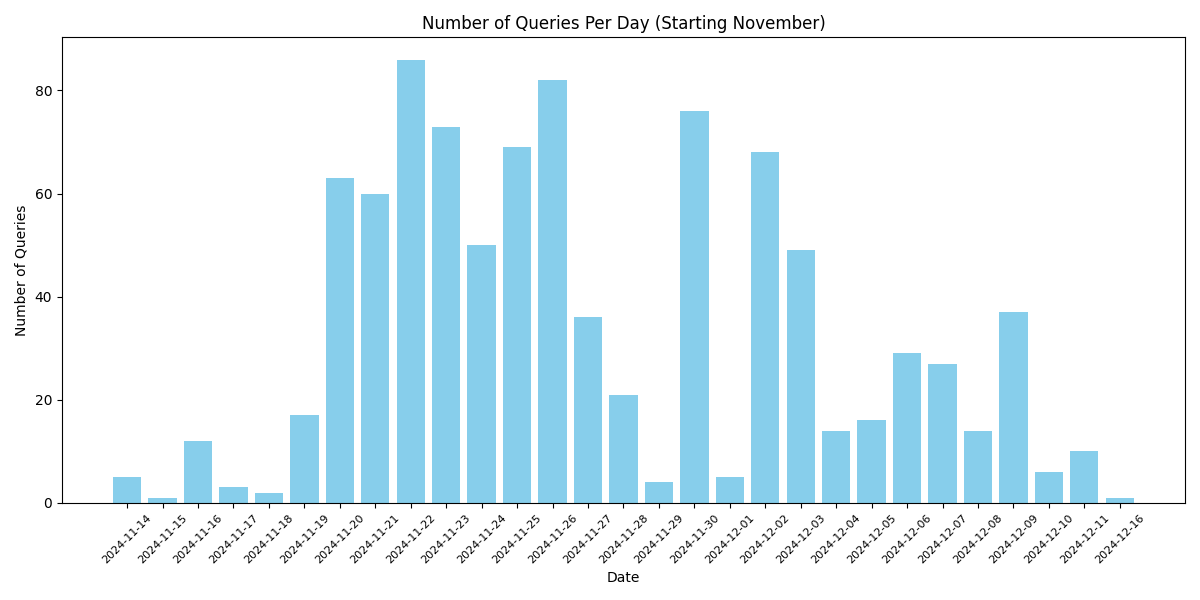

Generate this figure with Python:
import json
import matplotlib.pyplot as plt
from datetime import datetime
import pandas as pd

# Load the JSON data
with open('conversations.json', 'r') as file:
    data = json.load(file)

# Check if the data is a list or dictionary
if isinstance(data, list):
    conversations = data  # If it's a list, directly assign
elif isinstance(data, dict) and "mapping" in data:
    conversations = [data]  # If it's a dictionary with a "mapping" key, wrap it in a list
else:
    raise ValueError("Unexpected JSON structure. Please check the file format.")

# Initialize a dictionary to count queries per day
queries_per_day = {}

# Define the start of November as a timestamp
november_start = datetime(2024, 11, 1).timestamp()

# Process each conversation
for conversation in conversations:
    if "mapping" in conversation:
        for node in conversation["mapping"].values():
            # Ensure 'message' exists and is not None
            if node.get("message") and node["message"]["author"]["role"] == "user":
                # Extract the timestamp of the query
                timestamp = node["message"]["create_time"]
                # Filter queries starting from November
                if timestamp >= november_start:
                    # Convert timestamp to a readable date format
                    date = datetime.fromtimestamp(timestamp).strftime('%Y-%m-%d')
                    # Increment the query count for the day
                    queries_per_day[date] = queries_per_day.get(date, 0) + 1

# Sort the dictionary by date
sorted_dates = sorted(queries_per_day.keys())
sorted_counts = [queries_per_day[date] for date in sorted_dates]

# Convert to a Pandas DataFrame for easier plotting
df = pd.DataFrame({'Date': sorted_dates, 'Queries': sorted_counts})

# Plot the data
plt.figure(figsize=(12, 6))
plt.bar(df['Date'], df['Queries'], color='skyblue')
plt.xticks(rotation=45, fontsize=8)
plt.xlabel('Date')
plt.ylabel('Number of Queries')
plt.title('Number of Queries Per Day (Starting November)')
plt.tight_layout()

# Show the plot
plt.show()
